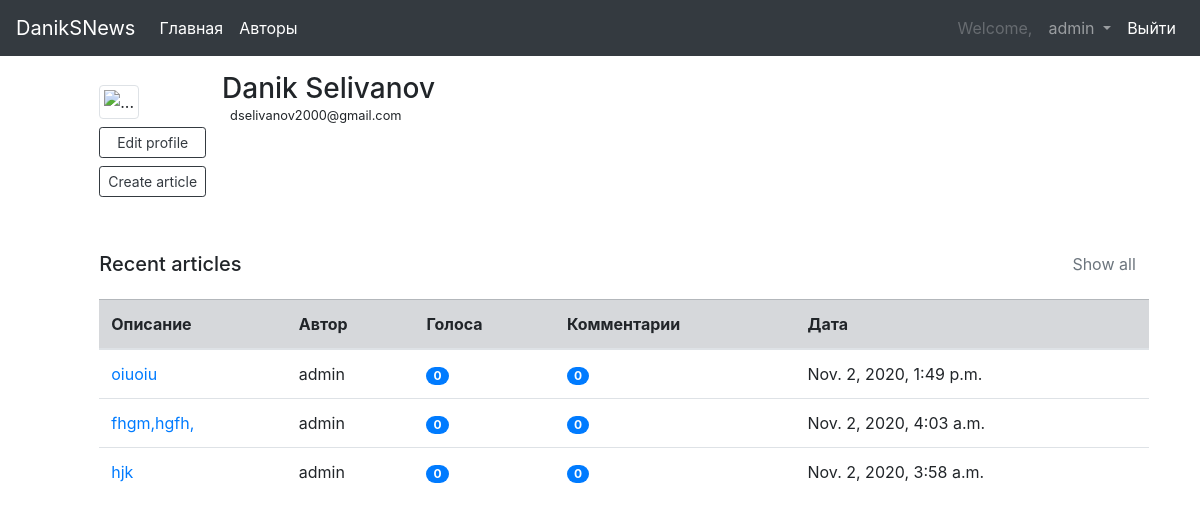
/accounts/profile/ (signed in), run on the app's committed database.
### article/models.py (models this page shows, shortened)
class Article(models.Model):
    title = models.CharField(max_length=255, verbose_name='Название')
    text = models.TextField(max_length=5000, verbose_name='Содержание')
    author = models.ForeignKey(User, max_length=255, verbose_name='Автор', on_delete=models.CASCADE)
    data = models.DateTimeField(auto_now_add=True)
    slug = models.SlugField(max_length=255, blank=True)
    def get_absolute_url(self):
        return reverse('article_detail_url', kwargs={'slug': self.slug})

### accounts/views.py (the view)
# urls.py: path('profile/', profile_detail, name='profile_detail'),
def profile_detail(request):
    user = request.user
    articles = Article.objects.filter(author=user).order_by('-data')[:3]
    list_of_data = []
    for article in articles:
        num_votes = 0
        for choice in article.choice_set.all():
            num_votes += choice.votes
        tmp = (article, article.comment_set.count(), num_votes)
        list_of_data.append(tmp)
    context = {
        'user': user,
        'list_of_data': list_of_data,
    }
    return render(request, 'accounts/profile_detail.html', context=context)

### accounts/templates/accounts/profile_detail.html (shortened to what this page needs)
{% extends 'base.html' %}
{% block content %}
    <div class="row py-3 px-10">
        <div class="col-md-11 mx-auto">
            <div class="px-5 pt-0 pb-0 cover">
                <div class="media align-items-end profile-head">
                    <div class="profile mr-3">
                        <img src="https://images.unsplash.com/photo-1522075469751-3a6694fb2f61?ixlib=rb-1.2.1&ixid=eyJhcHBfaWQiOjEyMDd9&auto=format&fit=crop&w=500&q=80" alt="..." width="250" class="rounded mb-2 img-thumbnail">
                        <a href="{% url 'accounts:profile_edit' %}" class="btn btn-outline-dark btn-sm btn-block">Edit profile</a>
                        <a href="{% url 'create_article' %}" class="btn btn-outline-dark btn-sm btn-block">Create article</a>
                    </div>
                    <div class="media-body mb-5 text-black">
                        <h3 class="mt-0 mb-0">{{user.first_name}} {{ user.last_name }}</h3>
                        <p class="small mb-4"> {{user.email}}</p>
                    </div>
                </div>
            </div>
            <div class="py-4 ml-5 mt-4">
                <div class="d-flex align-items-center justify-content-between mb-3">
                    <h5 class="mb-0">Recent articles</h5><a href="{% url 'accounts:profile_all_articles' %}" class="btn btn-link text-muted">Show all</a>
                </div>
                <table class="table">
                    <thead>
                    <tr class="table-secondary">
                        <th scope="col">Описание</th>
                        <th scope="col">Автор</th>
                        <th scope="col">Голоса</th>
                        <th scope="col">Комментарии</th>
                        <th scope="col">Дата</th>
                    </tr>
                    </thead>
                    <tbody>
                    {% for article, com_num, vote_num in list_of_data %}
                        <tr>
                            <td><a href="{{ article.get_absolute_url }}" class="text-black">{{article.title|truncatechars:60}}</a></td>
                            <td>{{article.author}}</td>
                            <td><span class="badge badge-primary badge-pill">{{vote_num}}</span></td>
                            <td><span class="badge badge-primary badge-pill">{{com_num}}</span></td>
                            <td>{{ article.data }}</td>
                        </tr>
                    {% endfor %}
                    </tbody>
                </table>
            </div>
        </div>
    </div>
{% endblock %}

### news/templates/base.html (shortened to what this page needs)
<!DOCTYPE html>
<html lang="en">
<head>
    <link rel="stylesheet" href="https://cdn.jsdelivr.net/npm/bootstrap@4.5.3/dist/css/bootstrap.min.css">
</head>
<body>
<nav class="navbar navbar-expand-lg navbar-dark bg-dark">
    <a class="navbar-brand" href="{% url 'index' %}">DanikSNews</a>
    <div class="collapse navbar-collapse" id="navbarNavAltMarkup">
        <div class="navbar-nav">
            <a class="nav-link active" href="{% url 'index' %}">Главная<span class="sr-only">(current)</span></a>
            <a class="nav-link active" href="#">Авторы</a>
        </div>
        <div class="navbar-collapse justify-content-end" id="navbarNavAltMarkup">
            <ul class="navbar-nav ">
                {% if user.is_authenticated %}
                    <li class="nav-item ">
                        <a class="nav-link disabled" tabindex="-1" aria-disabled="true">Welcome,</a>
                    </li>
                    <li class="nav-item dropdown " >
                        <a class="nav-link dropdown-toggle" href="#" id="navbarDropdown" role="button"
                           data-toggle="dropdown" aria-haspopup="true" aria-expanded="false">
                            {{ user.username }}
                        </a>
                    </li>
                    <a class="nav-link active" href="{% url 'accounts:logout_url' %}">Выйти</a>
                {% else %}
                    <a class="nav-link active" href="{% url 'accounts:register_url' %}">Регистрация</a>
                    <a class="nav-link active" href="{% url 'accounts:login_url' %}">Войти</a>
                {% endif %}
            </ul>
        </div>
    </div>
</nav>
{% block content %}
{% endblock %}
</body>
</html>

### data on the page
Article: title "oiuoiu", author "admin", vote_num "0", com_num "0", data "Nov. 2, 2020, 1:49 p.m."
Article: title "fhgm,hgfh,", author "admin", vote_num "0", com_num "0", data "Nov. 2, 2020, 4:03 a.m."
Article: title "hjk", author "admin", vote_num "0", com_num "0", data "Nov. 2, 2020, 3:58 a.m."

### other printed values
{{ user.username }} "admin"
{{ user.first_name }} "Danik"
{{ user.last_name }} "Selivanov"
{{ user.email }} "dselivanov2000@gmail.com"
